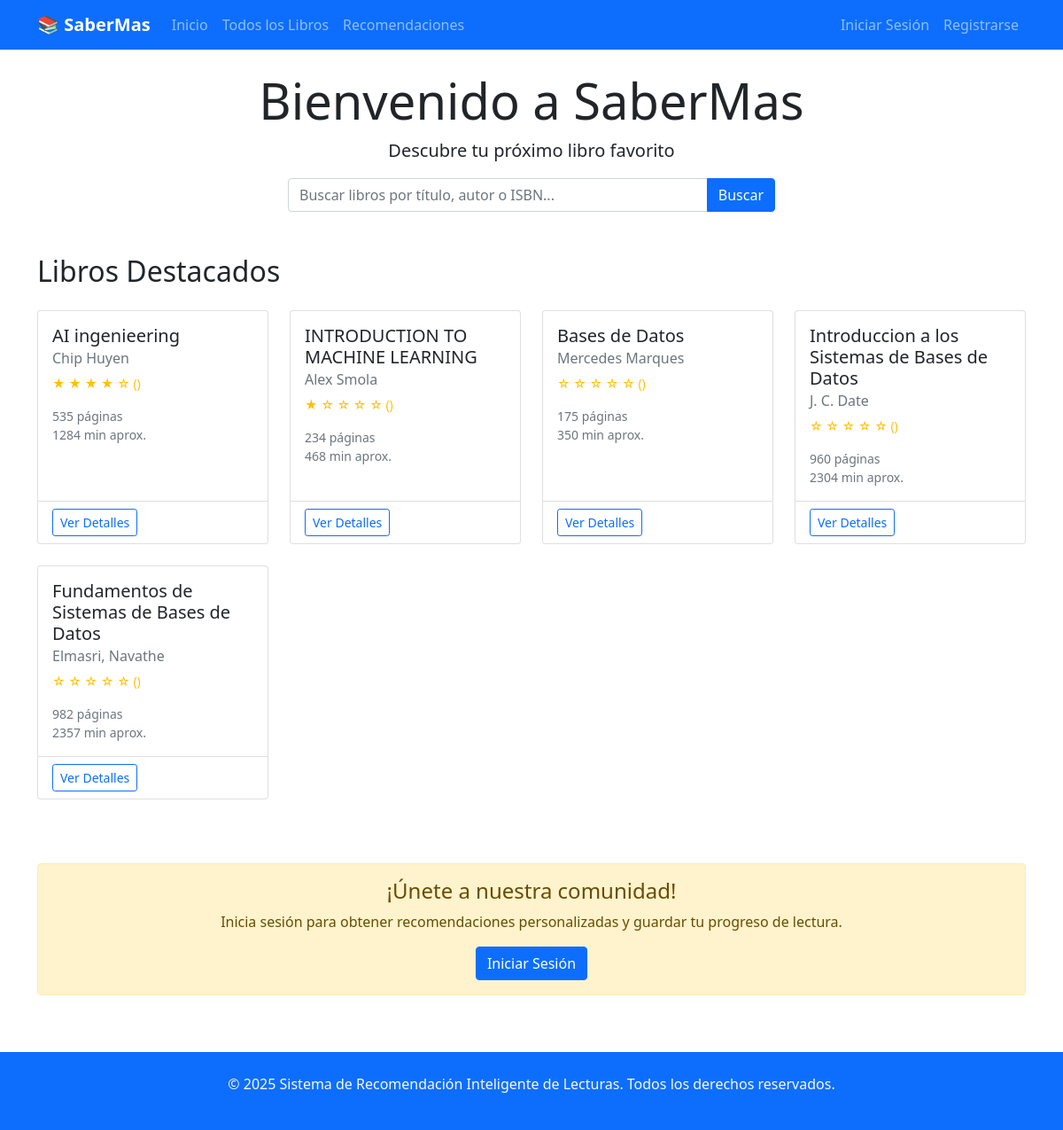
The page / on the database its author committed.
### sril/models.py (models this page shows, shortened)
class Libro(models.Model):
    titulo = models.CharField(max_length=255, verbose_name="Título")
    autor = models.CharField(max_length=255, verbose_name="Autor")
    isbn = models.CharField(
        max_length=20,
        unique=True,
        blank=True,
        null=True,
        verbose_name="ISBN"
    )
    sinopsis = models.TextField(blank=True, null=True, verbose_name="Sinopsis")
    numero_paginas = models.PositiveIntegerField(
        default=0,
        verbose_name="Número de páginas"
    )
    tiempo_lectura_promedio = models.PositiveIntegerField(
        default=0,
        help_text="Tiempo promedio de lectura en minutos",
        verbose_name="Tiempo de lectura"
    )
    fecha_publicacion = models.DateField(
        blank=True,
        null=True,
        verbose_name="Fecha de publicación"
    )
    editorial = models.CharField(
        max_length=100,
        blank=True,
        null=True,
        verbose_name="Editorial"
    )
    archivo_pdf = models.FileField(
        upload_to='libros/pdfs/',
        blank=True,
        null=True,
        validators=[FileExtensionValidator(allowed_extensions=['pdf'])],
        help_text="Subir archivo PDF del libro",
        verbose_name="Archivo PDF"
    )
    portada = models.ImageField(
        upload_to='libros/portadas/',
        blank=True,
        null=True,
        help_text="Portada generada automáticamente desde el PDF",
        verbose_name="Portada"
    )
    disponible_descarga = models.BooleanField(
        default=False,
        help_text="¿Está disponible para descarga?",
        verbose_name="Disponible para descarga"
    )
    categorias = models.ManyToManyField(
        'Categoria',
        through='LibroCategoria',
        verbose_name="Categorías"
    )
    activo = models.BooleanField(default=True, verbose_name="Activo")
    fecha_creacion = models.DateTimeField(auto_now_add=True, verbose_name="Fecha de creación")
    fecha_actualizacion = models.DateTimeField(auto_now=True, verbose_name="Fecha de actualización")
    class Meta:
        verbose_name = 'Libro'
        verbose_name_plural = 'Libros'
        ordering = ['titulo']
        indexes = [
            models.Index(fields=['titulo']),
            models.Index(fields=['autor']),
            models.Index(fields=['fecha_publicacion']),
        ]
    class Meta:
        verbose_name = 'Libro'
        verbose_name_plural = 'Libros'
        ordering = ['titulo']
        indexes = [
            models.Index(fields=['titulo']),
            models.Index(fields=['autor']),
            models.Index(fields=['fecha_publicacion']),
        ]

### sril/views.py (the view)
# urls.py: 2. Add a URL to urlpatterns:  path('', views.home, name='home')
def home(request):
    libros_destacados = Libro.objects.annotate(
        avg_rating=Avg('puntuaciones__puntuacion'),
        num_ratings=Count('puntuaciones')
    ).filter(activo=True).order_by('-avg_rating')[:8]
    context = {
        'libros_destacados': libros_destacados,
    }
    return render(request, 'sril/home.html', context)

### sril/templates/sril/home.html (shortened to what this page needs)
{% extends 'sril/base.html' %}
{% block content %}
<div class="row">
    <div class="col-12 text-center mb-5">
        <h1 class="display-4">Bienvenido a SaberMas</h1>
        <p class="lead">Descubre tu próximo libro favorito</p>
        <form method="get" action="{% url 'sril:lista_libros' %}" class="row g-3 justify-content-center">
            <div class="col-md-6">
                <div class="input-group">
                    <input type="text" name="q" class="form-control" placeholder="Buscar libros por título, autor o ISBN...">
                    <button class="btn btn-primary" type="submit">Buscar</button>
                </div>
            </div>
        </form>
    </div>
</div>
<div class="row mb-5">
    <div class="col-12">
        <h2 class="mb-4">Libros Destacados</h2>
        <div class="row">
            {% for libro in libros_destacados %}
            <div class="col-md-3 mb-4">
                <div class="card book-card h-100">
                    <div class="card-body">
                        <h5 class="card-title">{{ libro.titulo }}</h5>
                        <h6 class="card-subtitle mb-2 text-muted">{{ libro.autor }}</h6>
                        <p class="card-text small">
                            <span class="rating-stars">
                                {% with rating=libro.avg_rating|default:0 %}
                                    {% for i in "12345" %}
                                        {% if forloop.counter <= rating %}
                                            ★
                                        {% else %}
                                            ☆
                                        {% endif %}
                                    {% endfor %}
                                {% endwith %}
                                ({{ rating|floatformat:1 }})
                            </span>
                        </p>
                        <p class="card-text small text-muted">
                            {{ libro.numero_paginas }} páginas<br>
                            {{ libro.tiempo_lectura_promedio }} min aprox.
                        </p>
                    </div>
                    <div class="card-footer bg-transparent">
                        <a href="{% url 'sril:detalle_libro' libro.id %}" class="btn btn-sm btn-outline-primary">Ver Detalles</a>
                    </div>
                </div>
            </div>
            {% empty %}
            <div class="col-12">
                <div class="alert alert-info">
                    No hay libros destacados disponibles en este momento.
                </div>
            </div>
            {% endfor %}
        </div>
    </div>
</div>
{% if user.is_authenticated %}
<div class="row">
    <div class="col-md-4 mb-3">
        <div class="card text-center">
            <div class="card-body">
                <h5 class="card-title">Mis Preferencias</h5>
                <p class="card-text">Personaliza tus gustos literarios</p>
                <a href="{% url 'sril:mis_preferencias' %}" class="btn btn-primary">Gestionar</a>
            </div>
        </div>
    </div>
    <div class="col-md-4 mb-3">
        <div class="card text-center">
            <div class="card-body">
                <h5 class="card-title">Explorar</h5>
                <p class="card-text">Descubre todos nuestros libros</p>
                <a href="{% url 'sril:lista_libros' %}" class="btn btn-outline-primary">Ver Catálogo</a>
            </div>
        </div>
    </div>
    <div class="col-md-4 mb-3">
        <div class="card text-center">
            <div class="card-body">
                <h5 class="card-title">Recomendaciones</h5>
                <p class="card-text">Libros basados en tus gustos</p>
                <a href="{% url 'sril:lista_libros' %}" class="btn btn-outline-success">Ver Recomendaciones</a>
            </div>
        </div>
    </div>
</div>
{% else %}
<div class="row">
    <div class="col-12 text-center">
        <div class="alert alert-warning">
            <h4>¡Únete a nuestra comunidad!</h4>
            <p>Inicia sesión para obtener recomendaciones personalizadas y guardar tu progreso de lectura.</p>
            <a href="{% url 'sril:login' %}" class="btn btn-primary">Iniciar Sesión</a>
        </div>
    </div>
</div>
{% endif %}
{% endblock %}

### sril/templates/sril/base.html (style rules this page uses)
.book-card { transition: transform 0.2s; height: 100%; }
.rating-stars { color: #ffc107; }

### rows shown on the page
Libro: titulo "AI ingenieering", autor "Chip Huyen", numero_paginas "535", tiempo_lectura_promedio "1284"
Libro: titulo "INTRODUCTION TO MACHINE LEARNING", autor "Alex Smola", numero_paginas "234", tiempo_lectura_promedio "468"
Libro: titulo "Bases de Datos", autor "Mercedes Marques", numero_paginas "175", tiempo_lectura_promedio "350"
Libro: titulo "Introduccion a los Sistemas de Bases de Datos", autor "J. C. Date", numero_paginas "960", tiempo_lectura_promedio "2304"
Libro: titulo "Fundamentos de Sistemas de Bases de Datos", autor "Elmasri, Navathe", numero_paginas "982", tiempo_lectura_promedio "2357"
